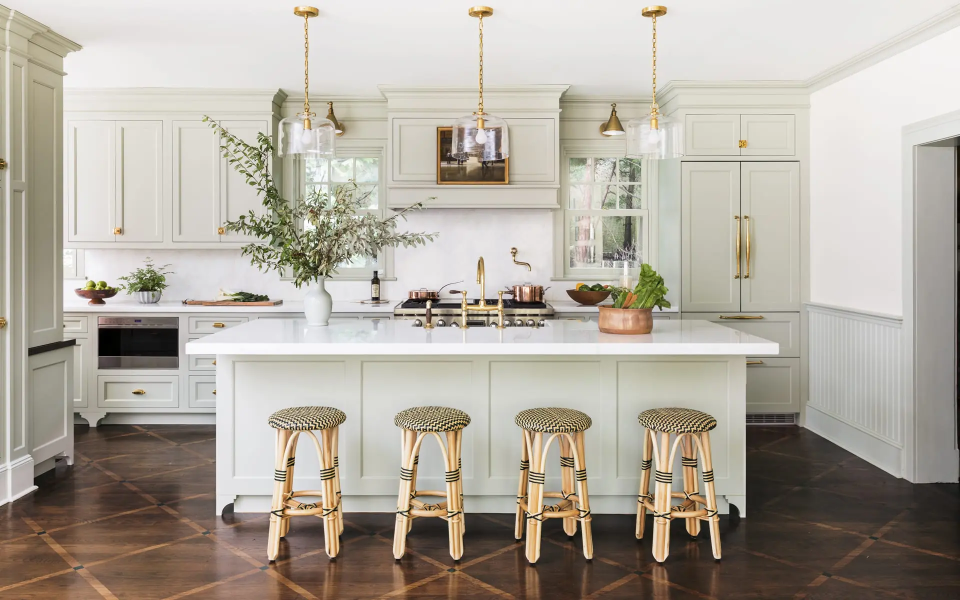
#> input picture test/images/kitchen.webp, 1920 x 1200 px (shown at 1/2 size)
$ python yolo-test.py
#> lines starting #> are read from the running program, lines starting #| are printed output that depends on the picture
### typefly/yolo_client.py
from io import BytesIO
from PIL import Image, ImageDraw, ImageFont
from contextlib import asynccontextmanager
from collections import defaultdict
import json, os
import asyncio, aiohttp

from .utils import print_t
from .robot_info import RobotInfo

DIR = os.path.dirname(os.path.abspath(__file__))

EDGE_SERVICE_IP = os.environ.get("EDGE_SERVICE_IP", "localhost")
EDGE_SERVICE_PORT = os.environ.get("EDGE_SERVICE_PORT", "50049")

class ObjectInfo:
    # [7 lines left out: function __init__, not called in this run]

    def from_json(json_data: dict):
        return ObjectInfo(json_data['name'], json_data['x'], json_data['y'], json_data['w'], json_data['h'], json_data['depth'])

    def __str__(self) -> str:
        return f"- {self.name}: (x:{self.x:.2f}, y:{self.y:.2f}), size: ({self.w:.2f}x{self.h:.2f})"

from filterpy.kalman import KalmanFilter
from typing import Optional
import time, threading, itertools
import numpy as np

# --- Client-side tracking-by-detection tunables ---
# Sized for a modest 2-5 Hz detection feed with a handful of same-class objects.
N_CONFIRM = 2         # cumulative hits before a track is emitted (suppresses 1-frame false positives)
M_MAX_MISS = 3        # consecutive missed frames a track may coast before it is reaped
T_MAX_AGE = 1.0       # wall-clock seconds since last detection before a track is reaped
BASE_GATE = 0.12      # base association gate: max normalized centre distance for a match
MOTION_GATE_K = 1.5   # gate widening per unit of commanded ego-motion (handles camera pans)
SIZE_W = 0.25         # weight of the size-mismatch term in the association cost
EGO_HFOV_DEG = 70.0   # assumed horizontal FOV; converts a commanded yaw into a normalized x shift

try:
    from scipy.optimize import linear_sum_assignment
    _HAVE_SCIPY = True
except ImportError:  # scipy is optional; a greedy fallback keeps deps light
    _HAVE_SCIPY = False


def _wall_clock() -> float:
    """Indirection over time.time so tests can drive frames deterministically."""
    return time.time()


# [15 lines left out: function _make_filter, not called in this run]


class Track:
    """A single tracked object instance, with client-owned identity.

    Identity is established here by spatial association, NOT by the server's
    ByteTrack id (which churns on exactly the glitches we must survive). A track
    is `tentative` until it accrues N_CONFIRM cumulative hits, then becomes
    `confirmed` and is emitted. A confirmed track keeps emitting a Kalman-
    predicted ("coasting") box through short detection dropouts, and is reaped
    once it has missed for M_MAX_MISS frames or T_MAX_AGE seconds.
    """
    _ids = itertools.count(1)

    # [12 lines left out: function __init__, not called in this run]

    def predict(self) -> None:
        self.kf_pos.predict()
        self.kf_siz.predict()

    # [4 lines left out: function shift_prediction, not called in this run]

    @property
    def cx(self) -> float:
        return float(self.kf_pos.x[0, 0])

    @property
    def cy(self) -> float:
        return float(self.kf_pos.x[1, 0])

    @property
    def cw(self) -> float:
        return float(self.kf_siz.x[0, 0])

    @property
    def ch(self) -> float:
        return float(self.kf_siz.x[1, 0])

    @property
    def speed(self) -> float:
        return float(np.hypot(self.kf_pos.x[2, 0], self.kf_pos.x[3, 0]))

    # [9 lines left out: function update, not called in this run]

    def mark_missed(self) -> None:
        self.misses += 1

    # [6 lines left out: function is_dead, not called in this run]

    def to_object_info(self) -> ObjectInfo:
        return ObjectInfo(self.cls, self.cx, self.cy, self.cw, self.ch, self.depth)


class YoloClient():
    """
    Access the YOLO service through http POST request.
    You can enable tracking mode to track the objects across frames.
    """
    # [37 lines left out: functions __init__, latest_result, scale_image, not called in this run]

    @staticmethod
    def image_to_bytes(image: Image.Image) -> bytes:
        # compress and convert the image to bytes
        imgByteArr = BytesIO()
        image.save(imgByteArr, format='WEBP')
        return imgByteArr.getvalue()

    # [147 lines left out: functions plot_results_ps, note_ego_motion, _strip_track_id, cc_to_ps, _associate, not called in this run]

    @asynccontextmanager
    async def get_aiohttp_session_response(service_url, form_data, timeout_seconds=3):
        timeout = aiohttp.ClientTimeout(total=timeout_seconds)
        try:
            # The ClientSession now uses the defined timeout
            async with aiohttp.ClientSession(timeout=timeout) as session:
                async with session.post(service_url, data=form_data) as response:
                    if response.status != 200:
                        print_t(f"[Y] Invalid response status: {response.status}")
                        response.raise_for_status()  # Optional: raises exception for 4XX/5XX responses
                    yield response
        except aiohttp.ServerTimeoutError:
            print_t(f"[Y] Timeout error when connecting to {service_url}")

    async def detect(self, image: Image.Image, conf=0.2):
        """
        Detect the objects in the image asynchronously using the YOLO service.
        """
        config = {
            'robot_info': self.robot_info.robot_id,
            'service_type': 'yolo',
            # Server runs plain detection (clean class names); the client owns
            # identity/tracking. Keeping this False also makes the pooled YOLO
            # worker stateless and avoids the reload_model() mode-flip cost.
            'tracking_mode': False,
            'image_id': 0,
            'conf': conf,
        }
        image_bytes = YoloClient.image_to_bytes(YoloClient.scale_image(image, self.target_image_width))

        async with self.frame_id_lock:
            self.frame_id += 1
            config['image_id'] = self.frame_id

            form_data = aiohttp.FormData()
            form_data.add_field('image', image_bytes, filename='frame.jpeg', content_type='image/jpeg')
            form_data.add_field('json_data', json.dumps(config), content_type='application/json')

        try:
            async with YoloClient.get_aiohttp_session_response(self.service_url, form_data) as response:
                data = await response.text()
                json_results = json.loads(data)
        except json.JSONDecodeError:
            print_t(f"[YOLO] Invalid json results: {data}")
            return
        except Exception as e:
            print_t(f"[YOLO] Request failed: {str(e)}")
            return

        list_obj = self.cc_to_ps(json_results.get("result", []))
        async with self._latest_result_lock:
            self._latest_result = (image, list_obj)

### typefly/robot_info.py
import json
from typing import Optional

class RobotInfo:
    """
    Information about a robot, including its ID, type, and any extra parameters.
    """
    def __init__(self, robot_id: str, robot_type: str, extra: Optional[dict] = None):
        self.robot_id = robot_id
        self.robot_type = robot_type
        self.extra = extra

    def __hash__(self) -> int:
        return hash(self.robot_id)

    # [4 lines left out: function __eq__, not called in this run]

    def to_dict(self) -> dict:
        info = {
            "robot_id": self.robot_id,
            "robot_type": self.robot_type
        }
        if self.extra:
            info["extra"] = self.extra
        return info

    def to_json(self) -> str:
        return json.dumps(self.to_dict())

    @classmethod
    def from_dict(cls, data: dict) -> 'RobotInfo':
        return cls(data["robot_id"], data["robot_type"], data.get("extra"))

    # [4 lines left out: function from_json, not called in this run]

### test/yolo-test.py
import json, requests, os
from PIL import Image

import sys
sys.path.append('..')
from typefly.yolo_client import YoloClient
from typefly.robot_info import RobotInfo

EDGE_SERVICE_IP = os.environ.get("EDGE_SERVICE_IP", "localhost")
EDGE_SERVICE_IP = "localhost"  # For local testing, you can set this to your edge service IP

def detect_local(image: Image, conf=0.2):
    image_bytes = YoloClient.image_to_bytes(image.resize((640, 352)))

    json_data = {
        'robot_info': RobotInfo('robot3', 'drone', None).to_json(),
        'service_type': 'yolo',
        'tracking_mode': False,
        'image_id': 1,
        'conf': conf
    }
    http_load = {
        'image': ('image', image_bytes),
        'json_data': (None, json.dumps(json_data))
    }

    response = requests.post(f"http://{EDGE_SERVICE_IP}:{50049}/process", files=http_load)
    print(f"[Y] Response: {response.json()}")

image = Image.open("./images/kitchen.webp")
#> image is the input picture: PIL image 1920x1200 RGB; mean R, G, B 176.7, 169.9, 159.4
print(image.size)
#| (1920, 1200)
detect_local(image)
#> in image_to_bytes, `image.save(imgByteArr, format='WEBP')`:
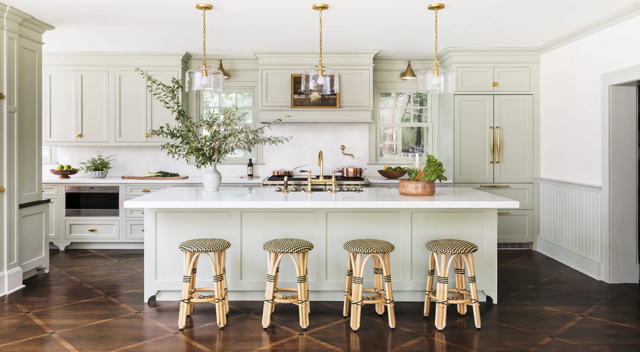
#> image: PIL image 640x352 RGB; mean R, G, B 176.7, 169.9, 159.4
#> (the call stopped at in detect_local, `response = requests.post(f"http://{EDGE_SERVICE_IP}:{50049}/process", ..`: requests is not available in this run)
